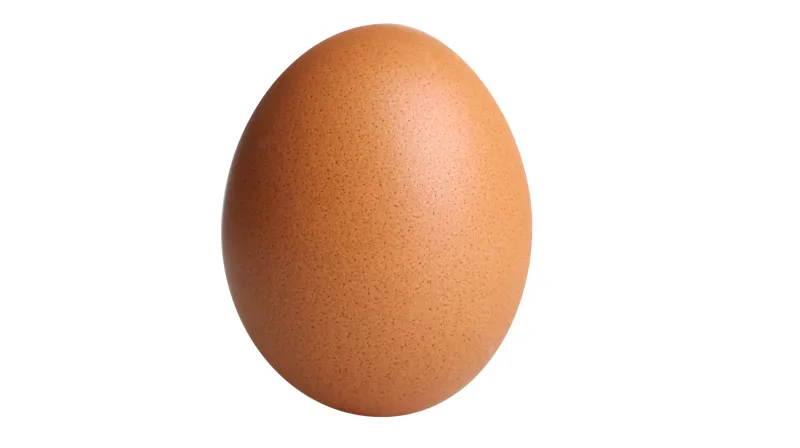
#> input picture PyScripts Vision/egg.jpg, 800 x 448 px, given in place of the camera
$ python EggCam.py
#> lines starting #> are read from the running program, lines starting #| are printed output that depends on the picture; after the words box and inside, x2 and y2 are one past the last pixel; in counts of white or black regions, pixels touching at a corner belong together
import numpy as np
import cv2
import math
from imutils.video import VideoStream
import imutils
import time

vs = VideoStream(src=0).start()

time.sleep(2.0)

while True:
    img = vs.read()
#> img is the input picture: shape (448, 800, 3); mean B, G, R 208.3, 220.1, 238.7

    #img = cv2.imread("egg_pics\\egg.jpg")
    if img is None:
        break


    img = imutils.resize(img, width=600)
#> img: shape (336, 600, 3)
    gray = cv2.GaussianBlur(img, (5, 5), 0)
    gray = cv2.cvtColor(gray, cv2.COLOR_BGR2GRAY)
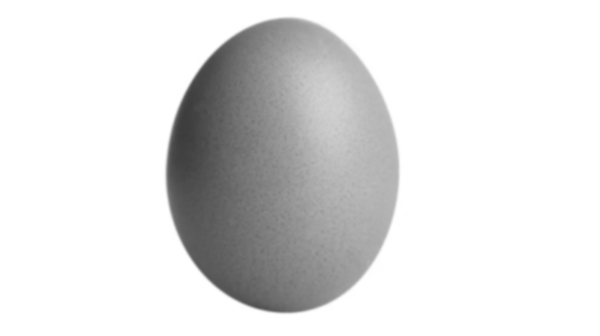
#> gray: shape (336, 600); min 59, max 255, mean 224.3
    ret, th = cv2.threshold(gray, 183, 255, cv2.THRESH_BINARY_INV)
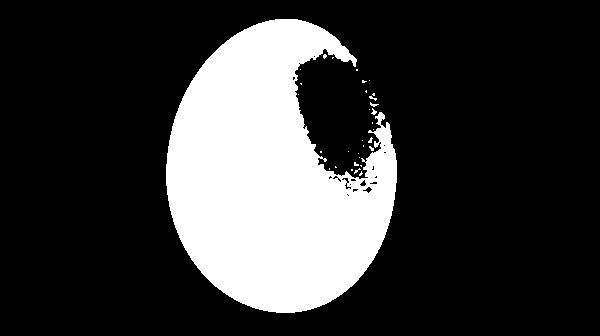
#> th: shape (336, 600); 22.3% white; 32 white regions (29 under 20 px)
    #th3 = cv.adaptiveThreshold(img,255,cv.ADAPTIVE_THRESH_GAUSSIAN_C,cv.THRESH_BINARY,11,2)
    contours, hierarchy = cv2.findContours(th, cv2.RETR_TREE, cv2.CHAIN_APPROX_SIMPLE)
#> contours = 52 contours, 47 with area under 20; largest, box (x1, y1, x2, y2) and area: (166, 19, 397, 313) 44387, (362, 186, 373, 194) 33, (359, 179, 367, 187) 28, (341, 177, 350, 184) 25, (344, 182, 352, 190) 22
    contours = imutils.grab_contours(contours)
#> contours = [[351, 169], [351, 170], [352, 170], [352, 169]]


    cnt = contours[0]
#> cnt = [[351, 169]]
    for cnt in contours:
        area = cv2.contourArea(cnt)
        perimeter = cv2.arcLength(cnt, True)
        if area > 100:#> 10000 and area < 60000:
            factor = 4 * math.pi * area / perimeter**2
            if factor < 0.4:# and factor > 0.4:
                #img = cv2.drawContours(img, [cnt], -1, (0, 255, 255), 3)
                img = cv2.drawContours(img, cnt, -1, (0,255,0), 3, 8)
#> this loop made 4 passes
                #print("egg")

    cv2.imshow('img', img)
    key = cv2.waitKey(1) & 0xFF
#> (key q is pressed here)

	# if the 'q' key is pressed, stop the loop
    if key == ord("q"):
        break

cv2.waitKey(0)
cv2.destroyAllWindows()
